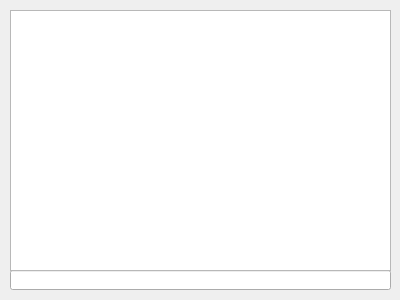
<?xml version="1.0" encoding="UTF-8"?>
<ui version="4.0">
 <class>TextGameWindow</class>
 <widget class="QWidget" name="TextGameWindow">
  <property name="geometry">
   <rect>
    <x>0</x>
    <y>0</y>
    <width>400</width>
    <height>300</height>
   </rect>
  </property>
  <property name="windowTitle">
   <string>TextGameWindow</string>
  </property>
  <widget class="QLineEdit" name="txtInput">
   <property name="geometry">
    <rect>
     <x>10</x>
     <y>270</y>
     <width>381</width>
     <height>20</height>
    </rect>
   </property>
  </widget>
  <widget class="QTextBrowser" name="txtOutput">
   <property name="geometry">
    <rect>
     <x>10</x>
     <y>10</y>
     <width>381</width>
     <height>261</height>
    </rect>
   </property>
  </widget>
 </widget>
 <layoutdefault spacing="6" margin="11"/>
 <resources/>
 <connections/>
</ui>
